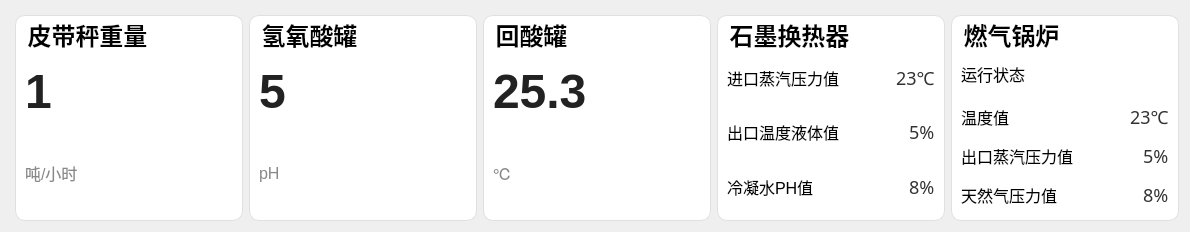
<?xml version="1.0" encoding="UTF-8"?>
<ui version="4.0">
 <class>DisTortMainWindow</class>
 <widget class="QDialog" name="DisTortMainWindow">
  <property name="geometry">
   <rect>
    <x>0</x>
    <y>0</y>
    <width>1190</width>
    <height>232</height>
   </rect>
  </property>
  <property name="windowTitle">
   <string>Dialog</string>
  </property>
  <layout class="QGridLayout" name="gridLayout" columnstretch="1,1,1,1,1">
   <property name="leftMargin">
    <number>15</number>
   </property>
   <property name="topMargin">
    <number>15</number>
   </property>
   <property name="verticalSpacing">
    <number>15</number>
   </property>
   <item row="0" column="0">
    <widget class="QGroupBox" name="groupBox">
     <property name="maximumSize">
      <size>
       <width>16777215</width>
       <height>16777215</height>
      </size>
     </property>
     <property name="styleSheet">
      <string notr="true">QGroupBox{
    border:1px solid #e0e0e0;
    border-radius:10px;
    margin-top:0;               
    padding-top:28px;           
    font-weight:500;     
    background-color:#ffffff;
   font-size: 24px;
}
QGroupBox::title{
    subcontrol-origin: padding; 
    subcontrol-position: top left;
    left:8px;
    top:4px;
      
    font-family:&quot;Microsoft YaHei&quot;;  
}</string>
     </property>
     <property name="title">
      <string>皮带秤重量</string>
     </property>
     <layout class="QGridLayout" name="gridLayout_2">
      <item row="0" column="0">
       <layout class="QVBoxLayout" name="verticalLayout">
        <item>
         <widget class="QLabel" name="label_BeltScaleWeight">
          <property name="styleSheet">
           <string notr="true">QLabel{
    font-family:&quot;Microsoft YaHei&quot;;
    font-size:48px;
    color:#222222;
    font-weight:bold;
    qproperty-alignment:AlignCenter;
    background-color:#ffffff;   /* 背景设为白色 */
}</string>
          </property>
          <property name="text">
           <string>1</string>
          </property>
         </widget>
        </item>
        <item>
         <widget class="QLabel" name="label_4">
          <property name="styleSheet">
           <string notr="true">QLabel{
    font-family:&quot;Microsoft YaHei&quot;;
    font-size:16px;
    color:#888888;
    font-weight:normal;
    background-color:#ffffff;
    qproperty-alignment:AlignCenter;
}</string>
          </property>
          <property name="text">
           <string>吨/小时</string>
          </property>
         </widget>
        </item>
       </layout>
      </item>
     </layout>
    </widget>
   </item>
   <item row="0" column="1">
    <widget class="QGroupBox" name="groupBox_6">
     <property name="maximumSize">
      <size>
       <width>16777215</width>
       <height>16777215</height>
      </size>
     </property>
     <property name="styleSheet">
      <string notr="true">QGroupBox{
    border:1px solid #e0e0e0;
    border-radius:10px;
    margin-top:0;               
    padding-top:28px;           
    font-weight:500;     
    background-color:#ffffff;
   font-size: 24px;
}
QGroupBox::title{
    subcontrol-origin: padding; 
    subcontrol-position: top left;
    left:8px;
    top:4px;
      
    font-family:&quot;Microsoft YaHei&quot;;  
}</string>
     </property>
     <property name="title">
      <string>氢氧酸罐</string>
     </property>
     <layout class="QGridLayout" name="gridLayout_3">
      <item row="0" column="0">
       <layout class="QVBoxLayout" name="verticalLayout_6">
        <item>
         <widget class="QLabel" name="label_LiquidLevelgauge">
          <property name="styleSheet">
           <string notr="true">QLabel{
    font-family:&quot;Microsoft YaHei&quot;;
    font-size:48px;
    color:#222222;
    font-weight:bold;
    qproperty-alignment:AlignCenter;
    background-color:#ffffff;   /* 背景设为白色 */
}</string>
          </property>
          <property name="text">
           <string>5</string>
          </property>
         </widget>
        </item>
        <item>
         <widget class="QLabel" name="label_65">
          <property name="styleSheet">
           <string notr="true">QLabel{
    font-family:&quot;Microsoft YaHei&quot;;
    font-size:16px;
    color:#888888;
    font-weight:normal;
    background-color:#ffffff;
    qproperty-alignment:AlignCenter;
}</string>
          </property>
          <property name="text">
           <string>pH</string>
          </property>
         </widget>
        </item>
       </layout>
      </item>
     </layout>
    </widget>
   </item>
   <item row="0" column="2">
    <widget class="QGroupBox" name="groupBox_7">
     <property name="maximumSize">
      <size>
       <width>16777215</width>
       <height>16777215</height>
      </size>
     </property>
     <property name="styleSheet">
      <string notr="true">QGroupBox{
    border:1px solid #e0e0e0;
    border-radius:10px;
    margin-top:0;               
    padding-top:28px;           
    font-weight:500;     
    background-color:#ffffff;
   font-size: 24px;
}
QGroupBox::title{
    subcontrol-origin: padding; 
    subcontrol-position: top left;
    left:8px;
    top:4px;
      
    font-family:&quot;Microsoft YaHei&quot;;  
}</string>
     </property>
     <property name="title">
      <string>回酸罐</string>
     </property>
     <layout class="QGridLayout" name="gridLayout_4">
      <item row="0" column="0">
       <layout class="QVBoxLayout" name="verticalLayout_9">
        <item>
         <widget class="QLabel" name="label_TemperatureH">
          <property name="styleSheet">
           <string notr="true">QLabel{
    font-family:&quot;Microsoft YaHei&quot;;
    font-size:48px;
    color:#222222;
    font-weight:bold;
    qproperty-alignment:AlignCenter;
    background-color:#ffffff;   /* 背景设为白色 */
}</string>
          </property>
          <property name="text">
           <string>25.3</string>
          </property>
         </widget>
        </item>
        <item>
         <widget class="QLabel" name="label_83">
          <property name="styleSheet">
           <string notr="true">QLabel{
    font-family:&quot;Microsoft YaHei&quot;;
    font-size:16px;
    color:#888888;
    font-weight:normal;
    background-color:#ffffff;
    qproperty-alignment:AlignCenter;
}</string>
          </property>
          <property name="text">
           <string>℃</string>
          </property>
         </widget>
        </item>
       </layout>
      </item>
     </layout>
    </widget>
   </item>
   <item row="0" column="3">
    <widget class="QGroupBox" name="groupBox_9">
     <property name="styleSheet">
      <string notr="true">QGroupBox{
    border:1px solid #e0e0e0;
    border-radius:10px;
    margin-top:0;               
    padding-top:28px;           
    font-weight:500;     
    background-color:#ffffff;
   font-size: 24px;
}
QGroupBox::title{
    subcontrol-origin: padding; 
    subcontrol-position: top left;
    left:8px;
    top:4px;
      
    font-family:&quot;Microsoft YaHei&quot;;  
}</string>
     </property>
     <property name="title">
      <string>石墨换热器</string>
     </property>
     <layout class="QGridLayout" name="gridLayout_15">
      <item row="0" column="0">
       <layout class="QHBoxLayout" name="horizontalLayout_42">
        <item>
         <widget class="QLabel" name="label_ImportedSteamValue">
          <property name="styleSheet">
           <string notr="true">QLabel{
    font-family:&quot;PingFang SC Medium&quot;;
    font-size:16px;
    background:transparent;
    /* 注意：qproperty-alignment 在样式表中无效，需代码里 setAlignment(Qt::AlignCenter) */
}</string>
          </property>
          <property name="text">
           <string>进口蒸汽压力值</string>
          </property>
         </widget>
        </item>
        <item>
         <spacer name="horizontalSpacer_41">
          <property name="orientation">
           <enum>Qt::Horizontal</enum>
          </property>
          <property name="sizeHint" stdset="0">
           <size>
            <width>40</width>
            <height>20</height>
           </size>
          </property>
         </spacer>
        </item>
        <item>
         <widget class="QLabel" name="label_SteamValueE">
          <property name="styleSheet">
           <string notr="true">
 QLabel{
        font-family:PingFang SC Medium;
        font-size:18px;
        color:#333333;
        background:transparent;
        qproperty-alignment:AlignCenter;
    }</string>
          </property>
          <property name="text">
           <string>23℃</string>
          </property>
         </widget>
        </item>
       </layout>
      </item>
      <item row="1" column="0">
       <layout class="QHBoxLayout" name="horizontalLayout_43">
        <item>
         <widget class="QLabel" name="label_QuletLiquidTemp">
          <property name="styleSheet">
           <string notr="true">QLabel{
    font-family:&quot;PingFang SC Medium&quot;;
    font-size:16px;
    background:transparent;
    /* 注意：qproperty-alignment 在样式表中无效，需代码里 setAlignment(Qt::AlignCenter) */
}</string>
          </property>
          <property name="text">
           <string>出口温度液体值</string>
          </property>
         </widget>
        </item>
        <item>
         <spacer name="horizontalSpacer_42">
          <property name="orientation">
           <enum>Qt::Horizontal</enum>
          </property>
          <property name="sizeHint" stdset="0">
           <size>
            <width>40</width>
            <height>20</height>
           </size>
          </property>
         </spacer>
        </item>
        <item>
         <widget class="QLabel" name="label_TemperatureE">
          <property name="styleSheet">
           <string notr="true">
 QLabel{
        font-family:PingFang SC Medium;
        font-size:18px;
        color:#333333;
        background:transparent;
        qproperty-alignment:AlignCenter;
    }</string>
          </property>
          <property name="text">
           <string>5%</string>
          </property>
         </widget>
        </item>
       </layout>
      </item>
      <item row="2" column="0">
       <layout class="QHBoxLayout" name="horizontalLayout_44">
        <item>
         <widget class="QLabel" name="label_CondensateS">
          <property name="styleSheet">
           <string notr="true">QLabel{
    font-family:&quot;PingFang SC Medium&quot;;
    font-size:16px;
    background:transparent;
    /* 注意：qproperty-alignment 在样式表中无效，需代码里 setAlignment(Qt::AlignCenter) */
}</string>
          </property>
          <property name="text">
           <string>冷凝水PH值</string>
          </property>
         </widget>
        </item>
        <item>
         <spacer name="horizontalSpacer_43">
          <property name="orientation">
           <enum>Qt::Horizontal</enum>
          </property>
          <property name="sizeHint" stdset="0">
           <size>
            <width>40</width>
            <height>20</height>
           </size>
          </property>
         </spacer>
        </item>
        <item>
         <widget class="QLabel" name="label_Condensate">
          <property name="styleSheet">
           <string notr="true">
 QLabel{
        font-family:PingFang SC Medium;
        font-size:18px;
        color:#333333;
        background:transparent;
        qproperty-alignment:AlignCenter;
    }</string>
          </property>
          <property name="text">
           <string>8%</string>
          </property>
         </widget>
        </item>
       </layout>
      </item>
     </layout>
    </widget>
   </item>
   <item row="0" column="4">
    <widget class="QGroupBox" name="groupBox_8">
     <property name="styleSheet">
      <string notr="true">QGroupBox{
    border:1px solid #e0e0e0;
    border-radius:10px;
    margin-top:0;               
    padding-top:28px;           
    font-weight:500;     
    background-color:#ffffff;
   font-size: 24px;
}
QGroupBox::title{
    subcontrol-origin: padding; 
    subcontrol-position: top left;
    left:8px;
    top:4px;
      
    font-family:&quot;Microsoft YaHei&quot;;  
}</string>
     </property>
     <property name="title">
      <string>燃气锅炉</string>
     </property>
     <layout class="QGridLayout" name="gridLayout_14">
      <item row="3" column="0">
       <layout class="QHBoxLayout" name="horizontalLayout_40">
        <item>
         <widget class="QLabel" name="label_88">
          <property name="styleSheet">
           <string notr="true">QLabel{
    font-family:&quot;PingFang SC Medium&quot;;
    font-size:16px;
    background:transparent;
    /* 注意：qproperty-alignment 在样式表中无效，需代码里 setAlignment(Qt::AlignCenter) */
}</string>
          </property>
          <property name="text">
           <string>天然气压力值</string>
          </property>
         </widget>
        </item>
        <item>
         <spacer name="horizontalSpacer_39">
          <property name="orientation">
           <enum>Qt::Horizontal</enum>
          </property>
          <property name="sizeHint" stdset="0">
           <size>
            <width>40</width>
            <height>20</height>
           </size>
          </property>
         </spacer>
        </item>
        <item>
         <widget class="QLabel" name="label_NaturalValueG">
          <property name="styleSheet">
           <string notr="true">
 QLabel{
        font-family:PingFang SC Medium;
        font-size:18px;
        color:#333333;
        background:transparent;
        qproperty-alignment:AlignCenter;
    }</string>
          </property>
          <property name="text">
           <string>8%</string>
          </property>
         </widget>
        </item>
       </layout>
      </item>
      <item row="1" column="0">
       <layout class="QHBoxLayout" name="horizontalLayout_38">
        <item>
         <widget class="QLabel" name="label_86">
          <property name="styleSheet">
           <string notr="true">QLabel{
    font-family:&quot;PingFang SC Medium&quot;;
    font-size:16px;
    background:transparent;
    /* 注意：qproperty-alignment 在样式表中无效，需代码里 setAlignment(Qt::AlignCenter) */
}</string>
          </property>
          <property name="text">
           <string>温度值</string>
          </property>
         </widget>
        </item>
        <item>
         <spacer name="horizontalSpacer_37">
          <property name="orientation">
           <enum>Qt::Horizontal</enum>
          </property>
          <property name="sizeHint" stdset="0">
           <size>
            <width>40</width>
            <height>20</height>
           </size>
          </property>
         </spacer>
        </item>
        <item>
         <widget class="QLabel" name="label_TemperatureG">
          <property name="styleSheet">
           <string notr="true">
 QLabel{
        font-family:PingFang SC Medium;
        font-size:18px;
        color:#333333;
        background:transparent;
        qproperty-alignment:AlignCenter;
    }</string>
          </property>
          <property name="text">
           <string>23℃</string>
          </property>
         </widget>
        </item>
       </layout>
      </item>
      <item row="2" column="0">
       <layout class="QHBoxLayout" name="horizontalLayout_39">
        <item>
         <widget class="QLabel" name="label_87">
          <property name="styleSheet">
           <string notr="true">QLabel{
    font-family:&quot;PingFang SC Medium&quot;;
    font-size:16px;
    background:transparent;
    /* 注意：qproperty-alignment 在样式表中无效，需代码里 setAlignment(Qt::AlignCenter) */
}</string>
          </property>
          <property name="text">
           <string>出口蒸汽压力值</string>
          </property>
         </widget>
        </item>
        <item>
         <spacer name="horizontalSpacer_38">
          <property name="orientation">
           <enum>Qt::Horizontal</enum>
          </property>
          <property name="sizeHint" stdset="0">
           <size>
            <width>40</width>
            <height>20</height>
           </size>
          </property>
         </spacer>
        </item>
        <item>
         <widget class="QLabel" name="label_SteamValueG">
          <property name="styleSheet">
           <string notr="true">
 QLabel{
        font-family:PingFang SC Medium;
        font-size:18px;
        color:#333333;
        background:transparent;
        qproperty-alignment:AlignCenter;
    }</string>
          </property>
          <property name="text">
           <string>5%</string>
          </property>
         </widget>
        </item>
       </layout>
      </item>
      <item row="0" column="0">
       <layout class="QHBoxLayout" name="horizontalLayout_37">
        <item>
         <widget class="QLabel" name="label_84">
          <property name="styleSheet">
           <string notr="true">QLabel{
    font-family:&quot;PingFang SC Medium&quot;;
    font-size:16px;
    background:transparent;
    /* 注意：qproperty-alignment 在样式表中无效，需代码里 setAlignment(Qt::AlignCenter) */
}</string>
          </property>
          <property name="text">
           <string>运行状态</string>
          </property>
         </widget>
        </item>
        <item>
         <spacer name="horizontalSpacer">
          <property name="orientation">
           <enum>Qt::Horizontal</enum>
          </property>
          <property name="sizeHint" stdset="0">
           <size>
            <width>40</width>
            <height>20</height>
           </size>
          </property>
         </spacer>
        </item>
        <item>
         <widget class="QLabel" name="label_RunningStatus">
          <property name="sizePolicy">
           <sizepolicy hsizetype="Fixed" vsizetype="Fixed">
            <horstretch>0</horstretch>
            <verstretch>0</verstretch>
           </sizepolicy>
          </property>
          <property name="minimumSize">
           <size>
            <width>0</width>
            <height>41</height>
           </size>
          </property>
          <property name="maximumSize">
           <size>
            <width>71</width>
            <height>60</height>
           </size>
          </property>
          <property name="styleSheet">
           <string notr="true">background: transparent;</string>
          </property>
          <property name="text">
           <string/>
          </property>
          <property name="pixmap">
           <pixmap resource="../res.qrc">:/image/image/OperationStatusOpen.png</pixmap>
          </property>
          <property name="scaledContents">
           <bool>true</bool>
          </property>
         </widget>
        </item>
       </layout>
      </item>
     </layout>
    </widget>
   </item>
  </layout>
 </widget>
 <resources>
  <include location="../res.qrc"/>
 </resources>
 <connections/>
</ui>
